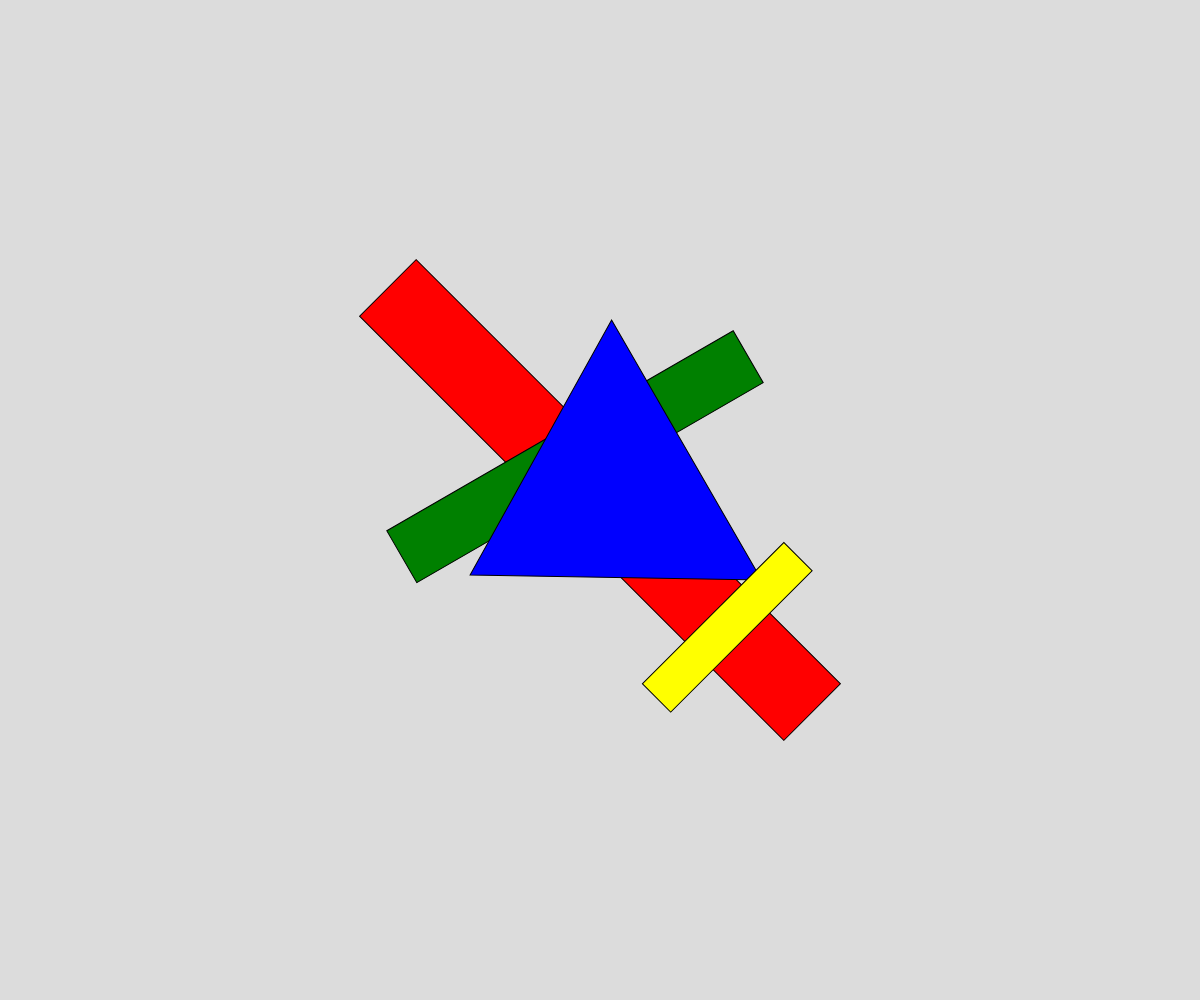
Frame 1 (no input)
Frame 60 (no input): identical to frame 1, image omitted
Frame 120 (the mouse pressed at the canvas centre since frame 60): identical to frame 1, image omitted

The p5.js sketch that drew this single still picture (run headless with seeded random() and noise() and a simulated clock; from frame 60 on, the mouse is pressed at the canvas centre):

// p5.js sketch
// ── sketch.js
function setup() {
  createCanvas(windowWidth, windowHeight);
  background(220);
  
  let centerX = width / 2;
  let centerY = height / 2;

  push();
  translate(centerX, centerY);
  rotate(PI / 4);
  fill(255, 0, 0);
  rect(-300, -40, 600, 80); // Bigger red rectangle
  pop();

  push();
  translate(centerX, centerY);
  rotate(-PI / 6);
  fill(0, 128, 0);
  rect(-200, -80, 400, 60); // Bigger green rectangle
  pop();

  push();
  translate(centerX, centerY);
  rotate(PI / 3);
  fill(0, 0, 255);
  triangle(-150, -100, 150, -100, 0, 150); // Bigger blue triangle
  pop();

  push();
  translate(centerX, centerY);
  rotate(-PI / 4);
  fill(255, 255, 0);
  rect(-100, 160, 200, 40); // Bigger yellow rectangle
  pop();
}

function draw() {
}
